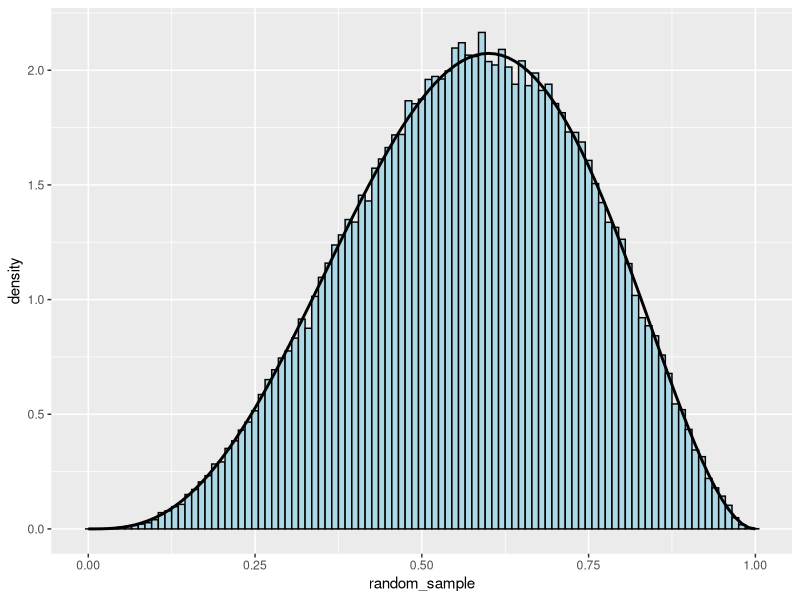

This chart was generated by the following R code:
# Rejection sampling
# @author: Bangda Sun
# @date: 05/18/2017

# Generating random sample from a pdf f is easy if:
#
#   (1) it's a standard distribution (use build-in function)
#   (2) we have a nice, invertible cdf (inverse transformation)
#   (3) discrete (use sample() function in R)
# 
# Otherwise we can use rejection sampling
# NOTE: those case is mostly in one-dimensional case, for high-dimension,
#       more complicate methods will be used 

# Suppose we want to sample from a pdf f, and we also know how to 
# sample from another pdf g, where g(x) is easily to evaluate. 
# Then we introduce a function called envelope, with
#
#     e(x) = g(x) / alpha >= f(x)
#
# Sample Y ~ g(x) and U ~ Unif(0, 1):
# 
#     U <  f(Y) / e(Y) -> accepte Y
#     U >= f(Y) / e(Y) -> reject Y
# 
# In practice, g(x) is usually a uniform distribution, and alpha = 1 / max{f(x)}
# therefore e(x) = max{f(x)}, it's a constant function

### Algorithm ###
# 1. Set sample size N
# 2. Find max{f(x)}
# 3. While (number of accept < N)
#       U ~ Unif(0, 1)
#       Y ~ Unif(0, 1)
#       if (U < f(Y) / e(Y))
#           number of accept++
#           Y as a sample


### Example 1 ###
# Generate random sample from f(x) = 60*x^(3)(1-x)^(2), 0 <= x <= 1
f = function(x) {
  u = 60 * x^3 * (1-x)^2
  return(u)
}

f_max = f(0.6)

envelope = function(x) {
  u = ifelse((x < 0 | x > 1), Inf, f_max)
}

sample_size   = 100000
accept_size   = 0
random_sample = vector(mode = "numeric", length = sample_size)
while(accept_size < sample_size) {
  u = runif(1)
  y = runif(1)
  if (u < f(y) / envelope(y)) {
    accept_size = accept_size + 1
    random_sample[accept_size] = y
  }
}

t = seq(0, 1, by = .01)
ft = f(t)

library(ggplot2)
ggplot() + 
  geom_histogram(aes(random_sample, ..density..), binwidth = .01, fill = "lightblue", color = "black") +
  geom_line(mapping = aes(x = t, y = ft), size = 1)
